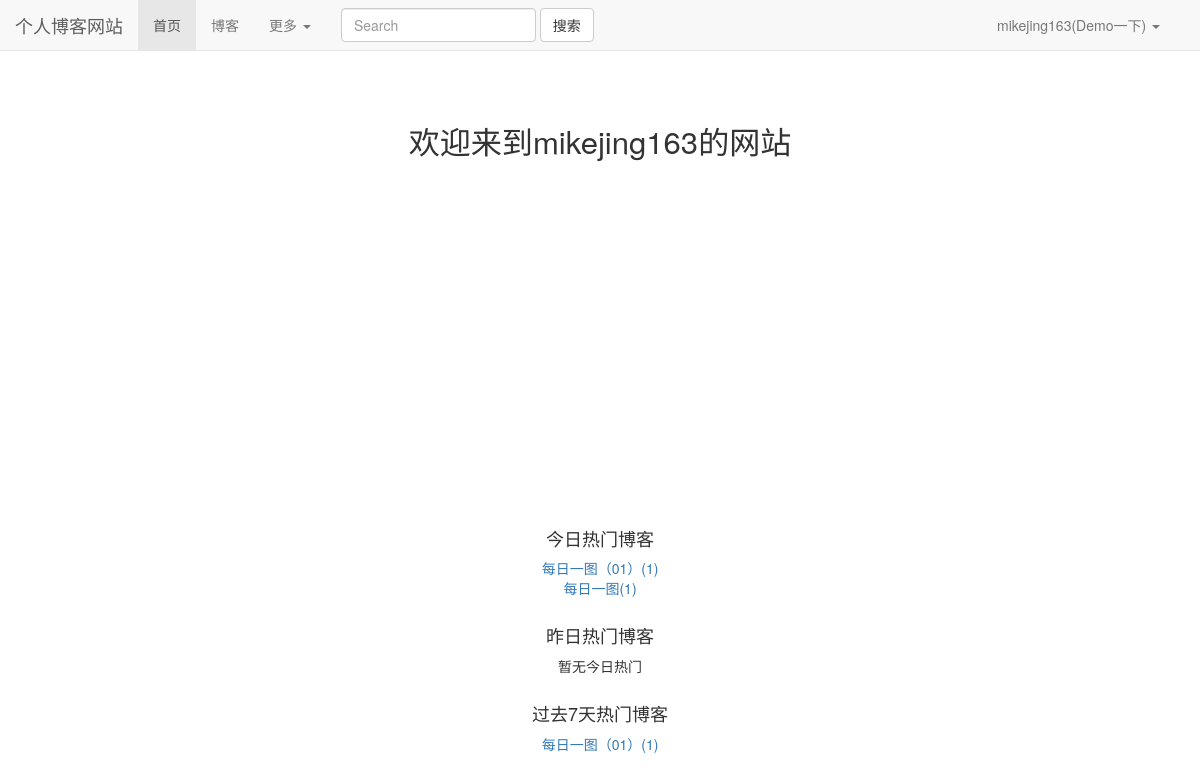
Screenshot of / (signed in) with the database file from the repository.
### user/models.py (models this page shows, shortened)
class Introduction(models.Model):
    user = models.OneToOneField(User, on_delete=models.CASCADE, verbose_name='昵称')
    nick_name = models.CharField(max_length=20)

### read_statistics/models.py (models this page shows)
class ReadNumDetail(models.Model):
    read_date = models.DateField(default=timezone.now)
    read_num = models.IntegerField(default=0)
    content_type = models.ForeignKey(ContentType, on_delete=models.CASCADE)
    object_id = models.PositiveIntegerField()
    content_object = GenericForeignKey('content_type', 'object_id')

### blogs/models.py (models this page shows, shortened)
class Blog(models.Model,ReadNumExtension):
    title = models.CharField(max_length=50)
    blog_type = models.ForeignKey(BlogType, on_delete=models.CASCADE)
    content = RichTextUploadingField()
    author = models.ForeignKey(User, on_delete=models.CASCADE)
    create_time = models.DateTimeField(auto_now_add=True)
    last_update_time = models.DateTimeField(auto_now=True)
    readDetails = GenericRelation(ReadNumDetail)  # 反向关联获取
    class Meta:
        ordering = ['-create_time']

### mkjwebsite/views.py (the view)
# urls.py: 2. Add a URL to urlpatterns:  path('', views.home, name='home')
def home(request):
    contentType = ContentType.objects.get_for_model(Blog)
    context = {}
    dates, counts = get_seven_days_read_statistics(contentType)
    hot_7_days_blogs = cache.get("hot_7_days_blogs")
    if hot_7_days_blogs is None:
        print("没有缓存")
        hot_7_days_blogs = get_seven_hots_read_statistics()
        cache.set('hot_7_days_blogs', hot_7_days_blogs, 3600)
    else:
        print('读取缓存')
    context['seven_read_counts'] = counts
    context['dates'] = dates
    context['todays_hots'] = get_hot_today_read_statistics(contentType)
    context['yesterday_hots'] = get_hot_yestoday_read_statistics(contentType)
    context['seven_read_hots'] = hot_7_days_blogs
    print(context)
    return render(request, 'home.html', context)

### user/forms.py (shortened to what this page needs)
class LoginForm(forms.Form):
    username_or_email = forms.CharField(
        label='用户名或邮箱',
        widget=forms.TextInput(attrs={'class': 'form-control', 'placeholder': '请输入用户名或邮箱'})
    )
    password = forms.CharField(
        label='密码',
        widget=forms.PasswordInput(attrs={'class': 'form-control', 'placeholder': '请输入密码'})
    )

### mkjwebsite/views.py (called while the page is built)
def get_seven_hots_read_statistics():
    today = timezone.now().date()
    seven_days = today - datetime.timedelta(days=7)
    results = Blog.objects \
        .filter(readDetails__read_date__lt=today, readDetails__read_date__gte=seven_days) \
        .values('id', 'title') \
        .annotate(read_num_sum=Sum('readDetails__read_num')) \
        .order_by("-read_num_sum")
    print('七天数据:%s' % results)
    return results[:7]

### read_statistics/utils.py (called while the page is built)
def get_seven_days_read_statistics(contentType):
    today = timezone.now().date()
    sevens_counts = []
    dates = []
    for i in range(6, -1, -1):
        deltaDate = today - datetime.timedelta(days=i)
        dates.append(deltaDate.strftime("%m-%d"))
        read_details = ReadNumDetail.objects.filter(content_type=contentType, read_date=deltaDate)
        result = read_details.aggregate(read_sum=Sum('read_num'))
        sevens_counts.append(result['read_sum'] or 0)
    return dates, sevens_counts

def get_hot_today_read_statistics(contentType):
    today = timezone.now().date()
    results = ReadNumDetail.objects.filter(content_type=contentType, read_date=today).order_by('-read_num')
    return results[:2]

def get_hot_yestoday_read_statistics(contentType):
    today = timezone.now().date()
    yesterday = today - datetime.timedelta(days=1)
    results = ReadNumDetail.objects.filter(content_type=contentType, read_date=yesterday).order_by('-read_num')
    return results[:7]

### user/context_processors.py (called while the page is built)
def login_modal_form(request):
    return {'login_modal_form': LoginForm()}

### user/models.py (called while the page is built)
def get_nickname(self):
    if Introduction.objects.filter(user=self).exists():
        introduction = Introduction.objects.get(user=self)
        return introduction.nick_name
    else:
        return '未设置'

def has_nickname(self):
    return Introduction.objects.filter(user=self).exists()

### templates/home.html (shortened to what this page needs)
{% extends 'base.html' %}
{% load staticfiles %}
{% block cssstyle %}
    <link rel="stylesheet" href="{% static 'home.css' %}">
{% endblock %}
{% block home_active %}
    active
{% endblock %}
{% block content %}
    <h1 class="content">欢迎来到{{ user.username }}的网站</h1>
    <div id="container"></div>
    <div class="hot_blog">
        <h4>今日热门博客</h4>
        <ul>
            {% for read_detail in todays_hots %}
                <li><a href="{% url 'blogs_module:blog_details' read_detail.object_id %}">{{ read_detail.content_object.title }}({{ read_detail.read_num }})</a></li>
            {% empty %}
                暂无今日热门
            {% endfor %}
        </ul>
    </div>
    <div class="hot_blog">
        <h4>昨日热门博客</h4>
        <ul>
            {% for read_detail in yesterday_hots %}
                <li><a href="{% url 'blogs_module:blog_details' read_detail.object_id %}">{{ read_detail.content_object.title }}({{ read_detail.read_num }})</a></li>
            {% empty %}
                暂无今日热门
            {% endfor %}
        </ul>
    </div>
    <div class="hot_blog">
        <h4>过去7天热门博客</h4>
        <ul>
            {% for blog in seven_read_hots %}
                <li><a href="{% url 'blogs_module:blog_details' blog.id %}">{{ blog.title }}({{ blog.read_num_sum }})</a></li>
            {% empty %}
                暂无今日热门
            {% endfor %}
        </ul>
    </div>
{% endblock %}

### templates/base.html (shortened to what this page needs)
{% load staticfiles %}
<!DOCTYPE html>
<html lang="zh-CN">
<head>
    <link rel="stylesheet" href="{% static 'bootstrap-3.3-1.7-dist/css/bootstrap.min.css' %}">
    <link rel="stylesheet" href="{% static 'base.css' %}">
    {% block cssstyle %}{% endblock %}
</head>
<body>
<nav class="navbar navbar-default navbar-fixed-top">
    <div class="container-fluid">
        <div class="navbar-header">
            <a class="navbar-brand" href="{% url 'home' %}">个人博客网站</a>
        </div>
        <div class="collapse navbar-collapse" id="bs-example-navbar-collapse-1">
            <ul class="nav navbar-nav">
                <li class="{% block home_active %}{% endblock %}"><a href="{% url 'home' %}">首页</a></li>
                <li class="{% block blog_active %}{% endblock %}"><a href="{% url 'blogs_module:blog_index' %}">博客</a>
                </li>
                <li class="dropdown">
                    <a href="#" class="dropdown-toggle" data-toggle="dropdown" role="button" aria-haspopup="true"
                       aria-expanded="false">更多 <span class="caret"></span></a>
                </li>
            </ul>
            <form class="navbar-form navbar-left">
                <div class="form-group">
                    <input type="text" class="form-control" placeholder="Search">
                </div>
                <button type="submit" class="btn btn-default">搜索</button>
            </form>
            <ul class="nav navbar-nav navbar-right" style="margin-right: 10px">
                {% if not user.is_authenticated %}
                    <li><a href="{% url 'user:login' %}?from={{ request.get_full_path }}">登陆</a></li>
                    <li><a href="{% url 'user:register' %}?from={{ request.get_full_path }}">注册</a></li>
                {% else %}
                    <li class="dropdown">
                        <a href="#" class="dropdown-toggle" data-toggle="dropdown" role="button" aria-haspopup="true"
                           aria-expanded="false">
                            {% if user.has_nickname %}
                                {{ user.username }}({{ user.get_nickname }})
                            {% else %}
                                {{ user.username }}
                            {% endif %}
                            <span class="caret"></span></a>
                    </li>
                {% endif %}
            </ul>
        </div>
    </div>
</nav>
{% block content %}
{% endblock %}
</body>
</html>

### static/base.css (style rules this page uses)
body { margin-top: 80px !important; }
* { padding: 0px; margin: 0px; }

### static/home.css (style rules this page uses)
.content { font-size: 222%; text-align: center; margin-top: 4em; margin-bottom: 2em; }
div#container { margin: 0 auto; height: 20em; min-width: 20em; max-width: 30em; }
.hot_blog { text-align: center; margin-top: 2em; }

### rows the page displays
ReadNumDetail: content_object "每日一图（01）", read_num "1"
ReadNumDetail: content_object "每日一图", read_num "1"
Blog: title "每日一图（01）", read_num_sum "1"

### other values shown
{{ user.username }} "mikejing163"
{{ user.get_nickname }} "Demo一下"
